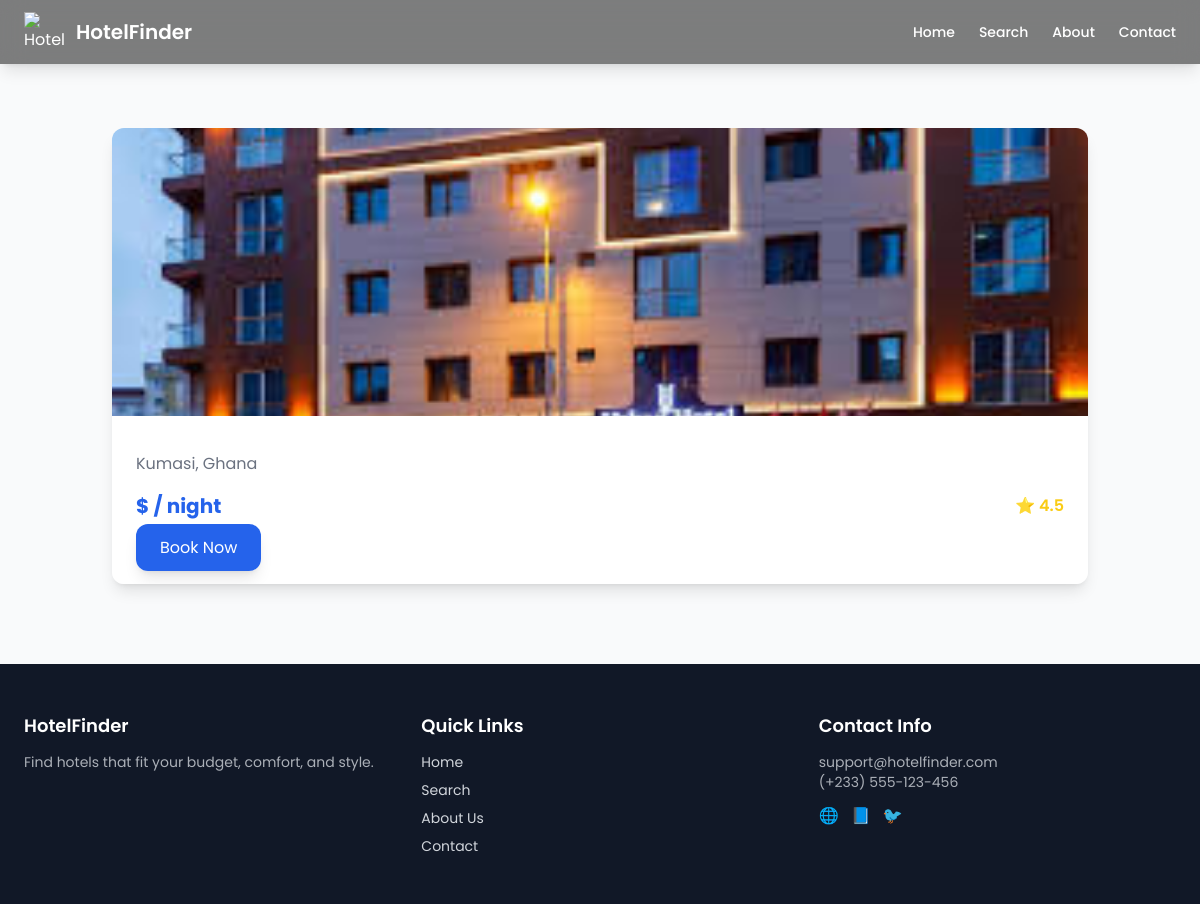
Page /hotel/2/ on the committed database.
### hotel/models.py (models this page shows, shortened)
class hotel(models.Model):
    hotel_name = models.CharField(max_length=100)
    hotel_price = models.IntegerField()
    hotel_description = models.TextField()
    location = models.CharField(max_length=200, blank=True, null=True)
    rating = models.DecimalField(max_digits=3, decimal_places=1, default=0.0)
    image = image = models.ImageField(upload_to='hotels/', blank=True, null=True)

### hotel/views.py (the view)
# urls.py: path('hotel/<int:id>/', views.hotel_detail, name='hotel_detail'),
def hotel_detail(request, id):
    hotel_obj = get_object_or_404(hotel, id=id)
    return render(request, "hotel/hotel_detail.html", {"hotel": hotel_obj})

### hotel/templates/hotel/hotel_detail.html (shortened to what this page needs)
{% extends 'hotel/base.html' %}
{% block content %}
<section class="max-w-5xl mx-auto px-6 mt-12">
    <div class="rounded-xl overflow-hidden shadow-lg">
        <img src="{{ hotel.image.url }}" class="w-full h-72 object-cover" />
        <div class="p-6 bg-white">
            <p class="text-gray-500 mb-3">{{ hotel.location }}</p>
            <div class="flex justify-between items-center mb-4">
                <span class="font-bold text-xl text-blue-600">${{ hotel.price }} / night</span>
                <span class="text-yellow-400 font-semibold">⭐ {{ hotel.rating }}</span>
            </div>
            <a href="#" class="bg-blue-600 hover:bg-blue-700 text-white px-6 py-3 rounded-xl shadow-lg">Book Now</a>
        </div>
    </div>
</section>
{% endblock %}

### hotel/templates/hotel/base.html (style rules this page uses)
body { font-family: 'Poppins', sans-serif; }

### rows in the picture
hotel: image (picture), location "Kumasi, Ghana", rating "4.5"
